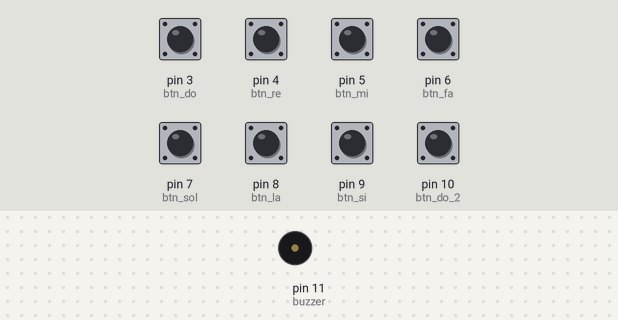
A sketch run on a simulated Arduino Uno, built with avr-gcc and run on an emulated ATmega328P. Shown: buzzer (waves = sounding). The test bench sets the inputs (shaded band); at power-on: pin 3 (btn_do), pin 4 (btn_re), pin 5 (btn_mi), pin 6 (btn_fa), pin 7 (btn_sol), pin 8 (btn_la), pin 9 (btn_si), pin 10 (btn_do_2) HIGH.

Above: at 1.2 s.
1.3 s: pin 3 (btn_do) pulled LOW for 0.15 s
At 1.45 s:
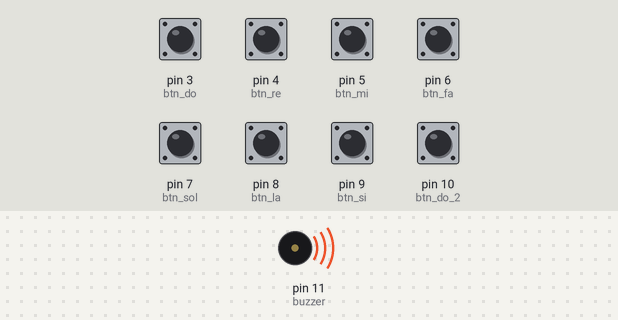
Timing chart, 0 to 4.3 s (numbered marks = the images above; inputs shaded):
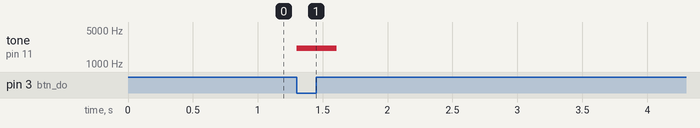

The sketch:

teclado_botoes.ino
```cpp
int btn_do = 3;
int btn_re = 4;
int btn_mi = 5;
int btn_fa = 6;
int btn_sol = 7;
int btn_la = 8;
int btn_si = 9;
int btn_do_2 = 10;
int buzzer = 11;

void setup() {
    pinMode(buzzer, OUTPUT);

    // Seta o pin mode de todos os botões
    for (int btn = 3; btn <= 10; btn++) {
        pinMode(btn, INPUT_PULLUP);
    }
}

void loop() {
    if (digitalRead(btn_do) == LOW) {
        tone(buzzer, 2112, 157.14);
    }

    if (digitalRead(btn_re) == LOW) {
        tone(buzzer, 2369.7, 157.14);
    }

    if (digitalRead(btn_mi) == LOW) {
        tone(buzzer, 2661.1, 157.14);
    }

    if (digitalRead(btn_fa) == LOW) {
        tone(buzzer, 2819.5, 157.14);
    }

    if (digitalRead(btn_sol) == LOW) {
        tone(buzzer, 1581.9, 183.33);
    }

    if (digitalRead(btn_la) == LOW) {
        tone(buzzer, 3552.4, 157.14);
    }

    if (digitalRead(btn_si) == LOW) {
        tone(buzzer, 3987.5, 157.14);
    }

    if (digitalRead(btn_do_2) == LOW) {
        tone(buzzer, 4224, 157.14);
    }
}
```

Measured:
- after the input at 1.3 s, tone on pin 11 (buzzer): silent → 2112 Hz at once, → silent 0.31 s later
